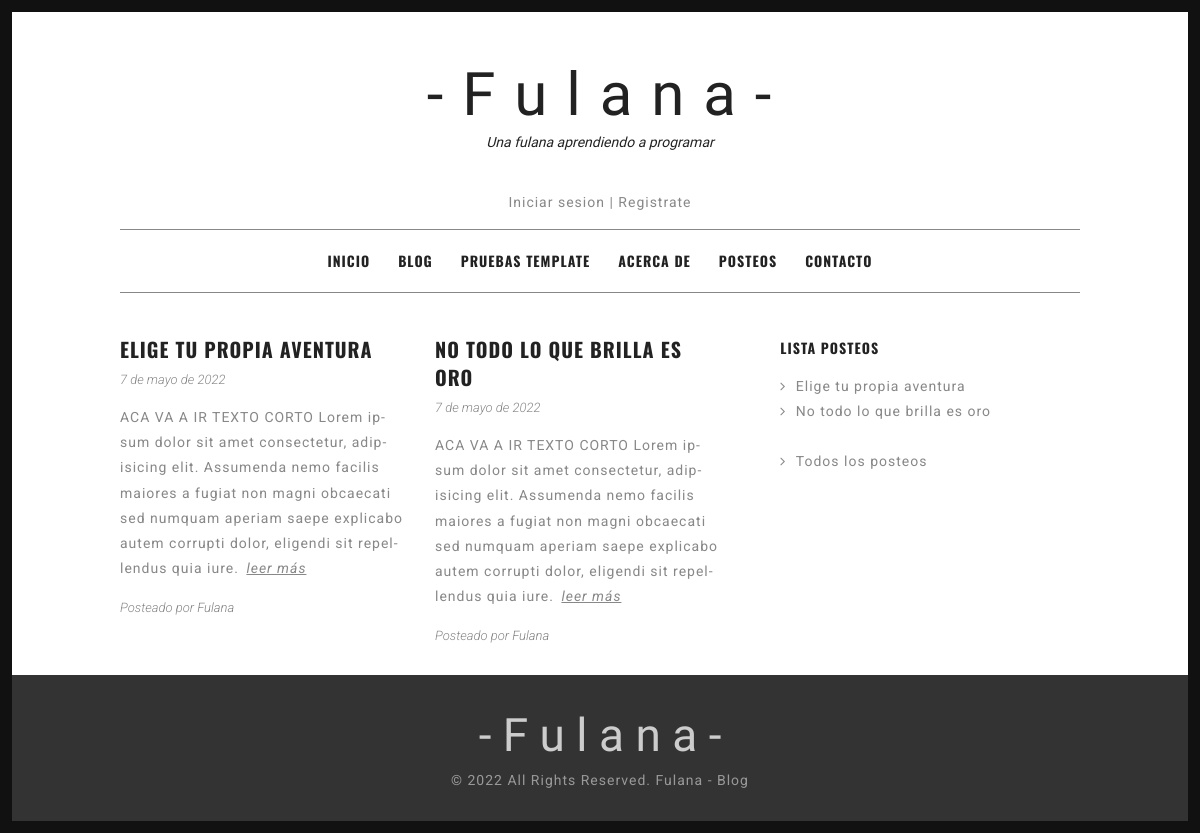
The app's page /AppFulana/blog, older data.
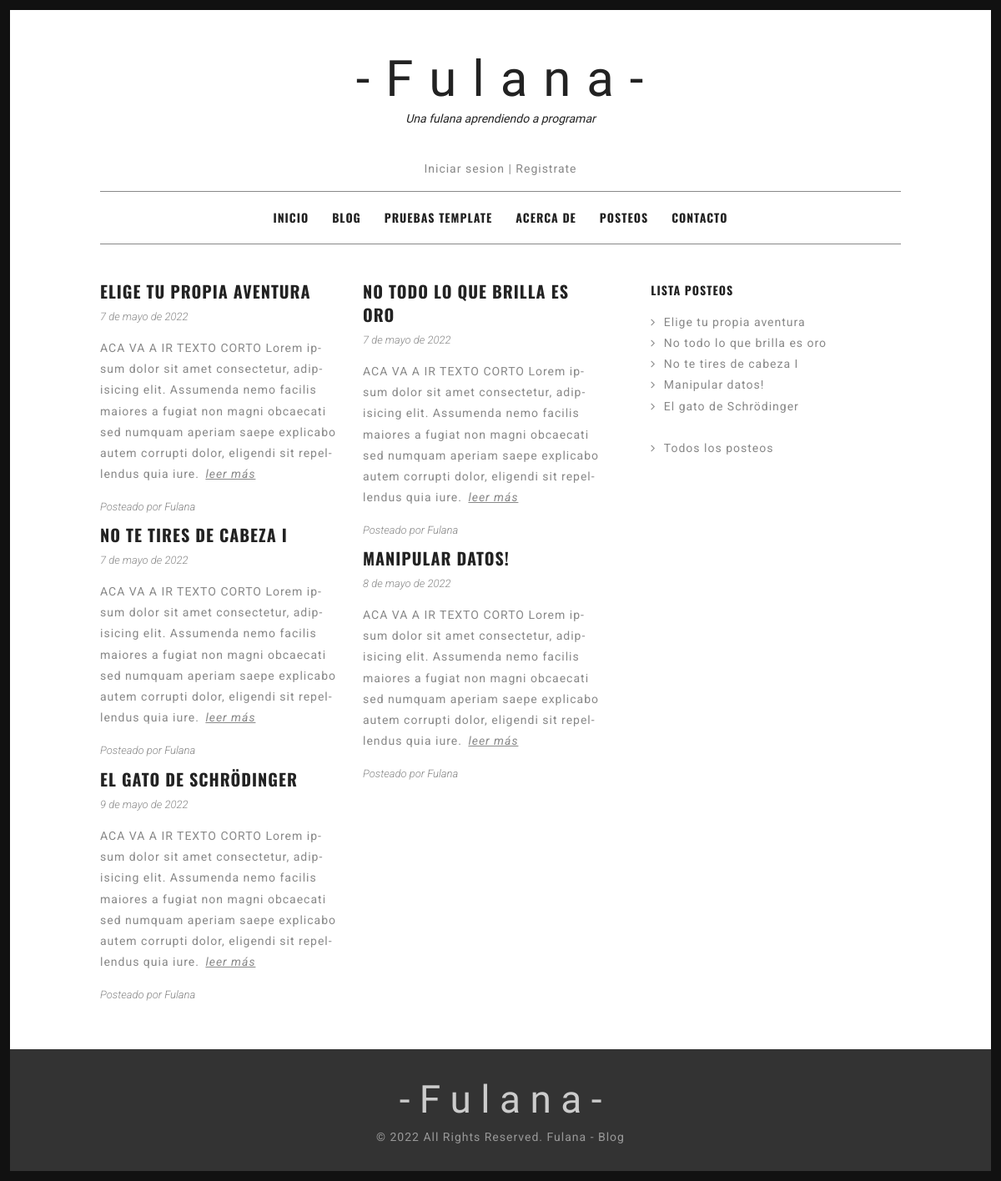
The same page, newer data.
### AppFulana/models.py (models this page shows, shortened)
class Posteo (models.Model):
    fechaPosteo = models.DateField()
    tituloPosteo = models.CharField(max_length=130)
    autorPosteo = models.ForeignKey(User, on_delete=models.CASCADE)
    bodyPosteo = models.TextField()
    class Meta:
        verbose_name = "Posteo"
        verbose_name_plural = "Posteos"

### AppFulana/views.py (the view)
# urls.py: path('blog', views.BlogVista.as_view(), name="Blog"),
class BlogVista (ListView):
    model = Posteo
    template_name = "AppFulana/blog.html"

### AppFulana/templates/AppFulana/blog.html (shortened to what this page needs)
{% extends "AppFulana/padre.html" %}
{% load static %}
{% block contenidoModificable %}
<div id="content" class="site-content">
    <div id="primary" class="content-area column two-thirds">
        <main id="main" class="site-main" role="main">
        <div class="grid bloggrid">
            {% for posteo in object_list %}
            <article>
            <header class="entry-header">
            <h1 class="entry-title"><a href="{% url 'PostIndividual' posteo.id %}" rel="bookmark">{{ posteo.tituloPosteo }}</a></h1>
            <div class="entry-meta">
                <span class="posted-on"><time class="entry-date published">{{ posteo.fechaPosteo }}</time></span>
            </div>
            </header>
            <div class="entry-summary">
                <p>
                    ACA VA A IR TEXTO CORTO Lorem ipsum dolor sit amet consectetur, adipisicing elit. Assumenda nemo facilis maiores a fugiat non magni obcaecati sed numquam aperiam saepe explicabo autem corrupti dolor, eligendi sit repellendus quia iure. <a class="more-link" href="{% url 'PostIndividual' posteo.id %}">Leer más</a>
                </p>
            </div>
            <footer class="entry-footer">
            <span class="cat-links">
            Posteado por <a href="#" rel="category tag">{{posteo.autorPosteo}}</a>
            </span>
            </footer>
            </article>
            {% endfor %}
        </div>
        <nav class="pagination"></nav>
        </main>
    </div>
    <div id="secondary" class="column third">
        <div id="sidebar-1" class="widget-area" role="complementary">
            <aside id="recent-posts-2" class="widget widget_recent_entries">
            <h4 class="widget-title">Lista posteos</h4>
            <ul>{% for posteo in object_list %}
                <li>
                <a href="{% url 'PostIndividual' posteo.id %}">{{ posteo.tituloPosteo }}</a>
                </li>
                {%endfor%}
                <br>
                <li>
                <a href="{% url 'TodosLosPosteos' %}">Todos los posteos</a>
                </li>
            </ul>
            </aside>
        </div>
    </div>
</div>
</div>
{% endblock %}

### AppFulana/templates/AppFulana/padre.html (shortened to what this page needs)
<!DOCTYPE html>
<html lang="en-US">
<head>
{% load static %}
<link rel='stylesheet' href='{%static "AppFulana/css/woocommerce-layout.css" %}' type='text/css' media='all'/>
<link rel='stylesheet' href='{%static "AppFulana/css/woocommerce-smallscreen.css" %}' type='text/css' media='only screen and (max-width: 768px)'/>
<link rel='stylesheet' href='{%static "AppFulana/css/woocommerce.css" %}' type='text/css' media='all'/>
<link rel='stylesheet' href='{%static "AppFulana/css/font-awesome.min.css" %}' type='text/css' media='all'/>
<link rel='stylesheet' href='{%static "AppFulana/style.css" %}' type='text/css' media='all'/>
<link rel='stylesheet' href='{%static "AppFulana/css/easy-responsive-shortcodes.css" %}' type='text/css' media='all'/>
</head>
<body class="home page page-template page-template-template-portfolio page-template-template-portfolio-php">
<div id="page">
	<div class="container">
		<header id="masthead" class="site-header">
		<div class="site-branding">
			<h1 class="site-title"><a href="#" rel="home">- F u l a n a -</a></h1>
			<h2 class="site-description">Una fulana aprendiendo a programar</h2>
			<div>
				{% if user.is_authenticated %}
				<a href="{% url 'CerrarSesion' %}"}>Cerrar sesion</a> | <a href="#">Editar Perfil</a>
                {%else%}
				<a href="{% url 'InicioSesion' %}"}>Iniciar sesion</a> | <a href="#">Registrate</a>
				{%endif%}
			</div>
		</div>
		<nav id="site-navigation" class="main-navigation">
		<div class="menu-menu-1-container">
			<ul id="menu-menu-1" class="menu">
				<li><a href="{% url 'Inicio' %}">Inicio</a></li>
				<li><a href="{% url 'Blog' %}">Blog</a></li>
				<li><a href="{% url 'PruebasTemplate' %}">Pruebas Template</a></li>
				<li><a href="{% url 'AcercaDe' %}">Acerca de</a></li>
				<li><a>Posteos</a>
				</li>
				<li><a href="#">Contacto</a></li>
			</ul>
		</div>
		</nav>
		</header>
        {% block contenidoModificable %}
        {% endblock %}
	<footer id="colophon" class="site-footer">
	<div class="container">
		<div class="site-info">
			<h1 style="font-family: 'Herr Von Muellerhoff';color: #ccc;font-weight:300;text-align: center;margin-bottom:0;margin-top:0;line-height:1.4;font-size: 46px;">- F u l a n a -</h1>
			 <a target="blank" href="{% url 'Inicio' %}">© 2022 All Rights Reserved. Fulana - Blog</a>
		</div>
	</div>
	</footer>
</div>
</body>
</html>

Row changes from the older to the newer data that the page shows:
added Posteo: tituloPosteo "NO TE TIRES DE CABEZA I", fechaPosteo "7 de mayo de 2022", autorPosteo "Fulana", tituloPosteo "No te tires de cabeza I"
added Posteo: tituloPosteo "MANIPULAR DATOS!", fechaPosteo "8 de mayo de 2022", autorPosteo "Fulana", tituloPosteo "Manipular datos!"
added Posteo: tituloPosteo "EL GATO DE SCHRÖDINGER", fechaPosteo "9 de mayo de 2022", autorPosteo "Fulana", tituloPosteo "El gato de Schrödinger"
